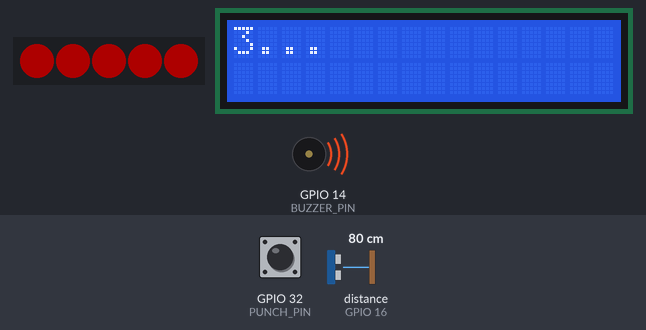
Simulated run of this program. Board: ESP32. On the bench: 5 RGB LEDs in strip order, left to right, 16×2 character LCD, buzzer (waves = sounding). The inputs (shaded band) are chosen by the test bench; at power-on: distance to the obstacle (sensor on GPIO 16) 80 cm, GPIO 32 (PUNCH_PIN) HIGH. The echo pulse lasts 58.3 µs per cm; dim RGB values are drawn brighter than linear; random numbers use the default seed unless the program sets one; what the program prints to the serial monitor is not drawn.

Above: at 2.1 s.
At 4.2 s:
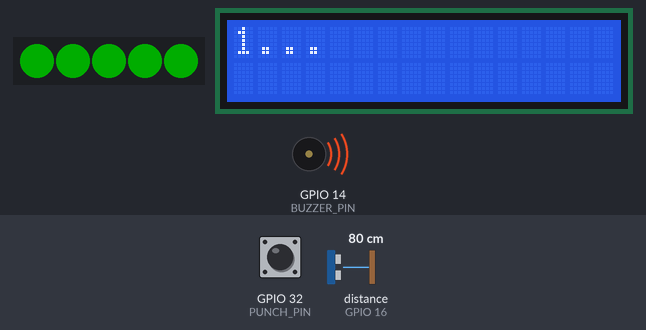
4.3 s: distance to the obstacle (sensor on GPIO 16) set to 5 cm
At 7.0 s:
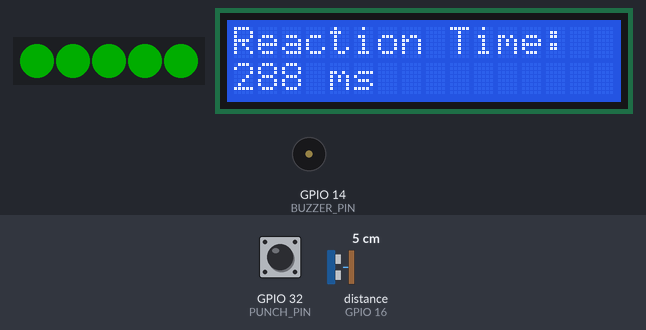
7.3 s: distance to the obstacle (sensor on GPIO 16) set to 8 cm
At 16.87 s:
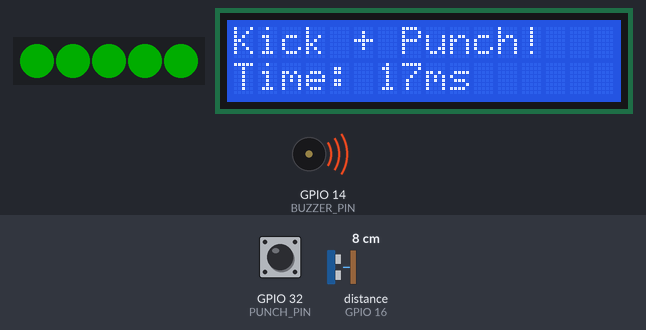
Timing chart, 0 to 18.3 s (numbered marks = the images above; inputs shaded):
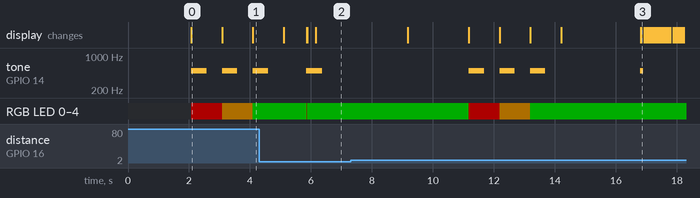

Measured:
- the behaviour switches between 6 and 7 cm on distance to the obstacle (sensor on GPIO 16) (found by bisection; images 2 and 3)
- by itself, tone on GPIO 14 (BUZZER_PIN): plays 500 Hz for 0.50 s, 500 Hz for 0.50 s, 500 Hz for 0.50 s, 500 Hz for 0.10 s
- what the display in image 0 shows lasts 1.0 s, from 2.1 s to 3.1 s

The program:

main.cpp
```cpp
#include <Arduino.h>
#include <NewPing.h>
#include <Adafruit_NeoPixel.h>
#include <WiFi.h>
#include <ESPAsyncWebServer.h>
#include <LittleFS.h>
#include <LiquidCrystal_I2C.h>
#include "secrets.h"
#include <queue>

//ultrasonic sensors
const int TRIG_PIN_1 = 4;
const int ECHO_PIN_1 = 16;
const int TRIG_PIN_2 = 18;
const int ECHO_PIN_2 = 5;
const int MAX_DISTANCE = 200;

//leds
const int LED_PIN = 13;

//lcd
const int SDA_PIN = 21;
const int SCL_PIN = 22;
const int lcdColumns = 16;
const int lcdRows = 2;

//buzzer
const int BUZZER_PIN = 14;

//capacitative sensors
const int PUNCH_PIN = 32;
const int THRESHOLD = 20;

//game variables
int rounds = 0;
unsigned long startTime;
unsigned long reactionTime;
bool actionActive = false;
const String combinations[] = {"punch", "kick", "punch+kick", "kick+punch"};
std::queue<String> actionQueue;

//server setup
// AsyncWebServer server(80);

// // This function replaces %PLACEHOLDERS% in HTML with real data
// String processor(const String& var){
//   if(var == "DISTANCE") return String(random(10, 50)); // Replace with your sonar.ping_cm()
//   if(var == "STATUS") return "Fighter Ready";
//   return String();
// }

Adafruit_NeoPixel strip(5, LED_PIN, NEO_GRB + NEO_KHZ800);
LiquidCrystal_I2C lcd(0x27, lcdColumns, lcdRows);
NewPing sonar1(TRIG_PIN_1, ECHO_PIN_1, MAX_DISTANCE);
// NewPing sonar2(TRIG_PIN_2, ECHO_PIN_2, MAX_DISTANCE);

//functions for actuators
void setLED(String colour) {
    if (colour == "red") {
        strip.fill(strip.Color(255,0,0));
    } else if (colour == "green"){
        strip.fill(strip.Color(0,255,0));
    } else if (colour == "orange"){
        strip.fill(strip.Color(255,165,0));
    } else {
        strip.fill(strip.Color(0,0,0)); // default to off
    }
    strip.show();
}

void buzz(int duration) {
    tone(BUZZER_PIN, 500, duration);
}

void displayMessage(String message) {
    lcd.clear();
    lcd.setCursor(0, 0);
    lcd.print(message);
}

void scrollText(int row, String message, int delayTime, int lcdColumns) {
    for (int i=0; i < lcdColumns; i++) {
        message = " " + message;
    }
    message = message + " ";
    for (int pos = 0; pos < message.length(); pos++) {
        lcd.setCursor(0, row);
        lcd.print(message.substring(pos, pos + lcdColumns));
        delay(delayTime);
    }
}

     // When the combo started
unsigned long lastUpdate;    // Last time we refreshed the LCD
const int refreshRate = 50;  // Refresh LCD every 50ms (prevents flickering)

void runTimer() {
    unsigned long currentMillis = millis();
    unsigned long elapsed = currentMillis - startTime;

    // Only update the display every 50ms
    if (currentMillis - lastUpdate >= refreshRate) {
      lastUpdate = currentMillis;

      // Format: "Time: 1234ms"
        lcd.setCursor(0, 1);
        lcd.print("Time: ");
        lcd.print(elapsed);
        lcd.print("ms    "); // Spaces clear old digits
    }
}

//technique functions

void executePunch() {
    actionQueue.push("punch");
    setLED("green");
    buzz(100);
}

void executeKick() {
    actionQueue.push("kick");
    setLED("red");
    buzz(100);
}

void checkAction(String actionType) {
    // 1. Check if the action matches the required step in the combo
    if (!actionQueue.empty() && actionType == actionQueue.front()) {
        displayMessage("Correct!");
        setLED("green");
        buzz(500);

    }
    else {
        displayMessage("Wrong move!");
        setLED("red");
        buzz(500);
    }
    actionQueue.pop();
}

void initiateSensors() {
    int distance = sonar1.ping_cm();

    if (distance > 0 && distance < 7) {
        checkAction("kick");
        Serial.println(distance);
        delay(250);
    }
// (sonar2.ping_cm() > 0 && sonar2.ping_cm() < 7))
    int punchValue = touchRead(PUNCH_PIN);
    if (punchValue < THRESHOLD) {
        checkAction("punch");
        Serial.println("punch detected");
        delay(250);
    }
}

//game functions
void endTrainer() {
    displayMessage("Training Complete!");
    setLED("off");
    scrollText(1, "Check the web interface for your stats!", 300, 16);
    while (true); //loop forever to end trainer
}


void runTrainer() {
    int choice = random(0, sizeof(combinations)/sizeof(combinations[0]));

    Serial.print("Target Action: ");
    Serial.println(combinations[choice]);

    switch (choice) {
        case 0: // "punch"
        executePunch();
        displayMessage("Kizami!");
        break;

        case 1: // "kick"
        executeKick();
        displayMessage("Mawashi!");
        break;

        case 2: // "punch+kick"
        executePunch();
        executeKick();
        displayMessage("Punch + Kick!");
        break;

        case 3: // "kick+punch"
        executeKick();
        executePunch();
        displayMessage("Kick + Punch!");
        break;
    }
}

void startRound() {
    while(!actionQueue.empty()) actionQueue.pop();
    rounds++;
    displayMessage("Round " + String(rounds));
    delay(2000);

    displayMessage("3...");
    buzz(500);
    setLED("red");
    delay(1000);

    displayMessage("2...");
    buzz(500);
    setLED("orange");
    delay(1000);

    displayMessage("1...");
    buzz(500);
    setLED("green");
    delay(1000);

    displayMessage("Get Ready...");
    delay(random(0, 5000));
    startTime = millis();
    actionActive = true;
    runTrainer();
}


void setup() {
    Serial.begin(115200);
    randomSeed(analogRead(0));

    //led strips
    strip.begin();
    strip.setBrightness(50);
    strip.show();

    //ultrasonic sensors
    // pinMode(TRIG_PIN_1, OUTPUT);
    // pinMode(ECHO_PIN_1, INPUT);
    // pinMode(ECHO_PIN_2, INPUT);
    // pinMode(TRIG_PIN_2, OUTPUT);

    //buzzer
    pinMode(BUZZER_PIN, OUTPUT);

    //lcd display
    lcd.init();
    lcd.backlight();
}

void loop() {
    if (!actionActive && rounds < 5) {
        startRound(); // This sets actionActive = true and loads the queue
    } else if (actionActive) {
        initiateSensors();
        runTimer();

        if (actionQueue.empty()) {
            reactionTime = millis() - startTime;
            actionActive = false;
            displayMessage("Reaction Time:");
            lcd.setCursor(0,1);
            lcd.print(String(reactionTime) + " ms");
            delay(3000);
        }
    } else if (rounds >=5) {
        endTrainer();
    }
}
```

secrets.h
```cpp
#define SSID "gouwfamily"
#define PASSWORD "28101981"
```
